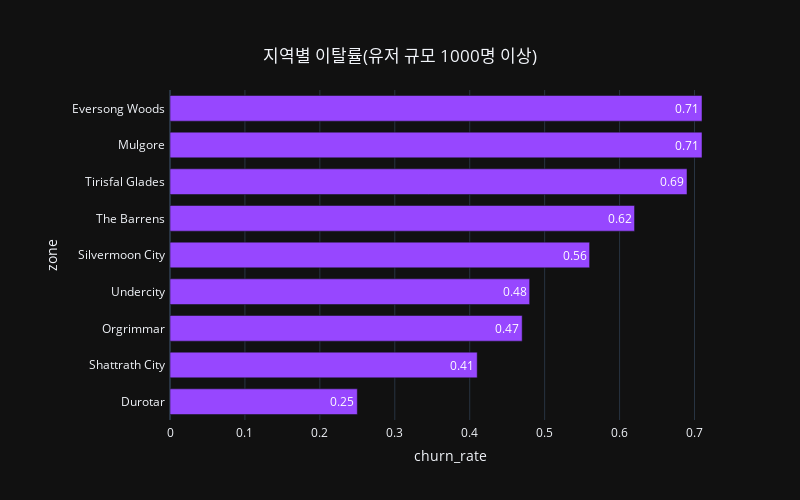

Source (notebook cell):
### Markdown cell above
* 세데크 전당, 오그리마 전설의 전당, 폭풍우 요새, 검은 사원 등이 상위권을 차지함.
   
* 이들 지역은 보상이 별로 없거나 난이도가 너무 높아 인기가 없는 지역으로 유명하며, 이로 인해 폭풍우 요새와 검은 사원 등은 추후 입장퀘스트가 없어짐.
* 단 유입 규모 자체가 적은 지역이라 이탈율이 과대 평가되는 측면이 있음.
* 유저 규모가 1000명 이상인 경우를 대상으로 재분석 실시함.

### Code cell
# 1000명 이상 유저 중 이탈률 높은 존들

churn_zone_large = churn_zone[churn_zone.char>1000]
churn_zone_large_top10 = churn_zone_large.sort_values(by='churn_rate', ascending=False)
churn_zone_large_top10 = churn_zone_large_top10[:10].sort_values(by='churn_rate', ascending=True)
churn_zone_large_top10['churn_rate'] = [round(x, 2) for x in churn_zone_large_top10['churn_rate']]

fig = px.bar(churn_zone_large_top10, x='churn_rate', y='zone', text='churn_rate', width=800, height=500, template='plotly_dark', color_discrete_sequence=['#9747ff'])
fig.update_traces(textfont_size=12, textangle=0, width=0.7)

fig.update_layout(width=800, height=500,
                  title={
                    'text': "지역별 이탈률(유저 규모 1000명 이상)",
                    'y':0.9,
                    'x':0.5,
                    'xanchor': 'center',
                    'yanchor': 'top'},
                  template='plotly_dark',
                  margin=dict(
                        l=170,
                        r=70,
                        b=80,
                        t=90,
                        pad=4
                    )
                 )

fig.show()

fig.write_image("img/zone_churn_large.png")

### Figure 1 — Plotly figure (JSON) as saved in the notebook; plotly's stock layout.template omitted (floating-point values rounded to 4 significant figures)
{"data": [{"alignmentgroup": "True", "hovertemplate": "churn_rate=%{text}<br>zone=%{y}<extra></extra>", "legendgroup": "", "marker": {"color": "#9747ff", "pattern": {"shape": ""}}, "name": "", "offsetgroup": "", "orientation": "h", "showlegend": false, "text": [0.25, 0.41, 0.47, 0.48, 0.56, 0.62, 0.69, 0.71, 0.71], "textangle": 0, "textfont": {"size": 12}, "textposition": "auto", "type": "bar", "width": 0.7, "x": [0.25, 0.41, 0.47, 0.48, 0.56, 0.62, 0.69, 0.71, 0.71], "xaxis": "x", "y": ["Durotar", "Shattrath City", "Orgrimmar", "Undercity", "Silvermoon City", "The Barrens", "Tirisfal Glades", "Mulgore", "Eversong Woods"], "yaxis": "y"}], "layout": {"barmode": "relative", "height": 500, "legend": {"tracegroupgap": 0}, "margin": {"b": 80, "l": 170, "pad": 4, "r": 70, "t": 90}, "title": {"text": "지역별 이탈률(유저 규모 1000명 이상)", "x": 0.5, "xanchor": "center", "y": 0.9, "yanchor": "top"}, "width": 800, "xaxis": {"anchor": "y", "autorange": true, "domain": [0, 1], "range": [0, 0.7474], "title": {"text": "churn_rate"}, "type": "linear"}, "yaxis": {"anchor": "x", "autorange": true, "domain": [0, 1], "range": [-0.5, 8.5], "title": {"text": "zone"}, "type": "category"}}}
